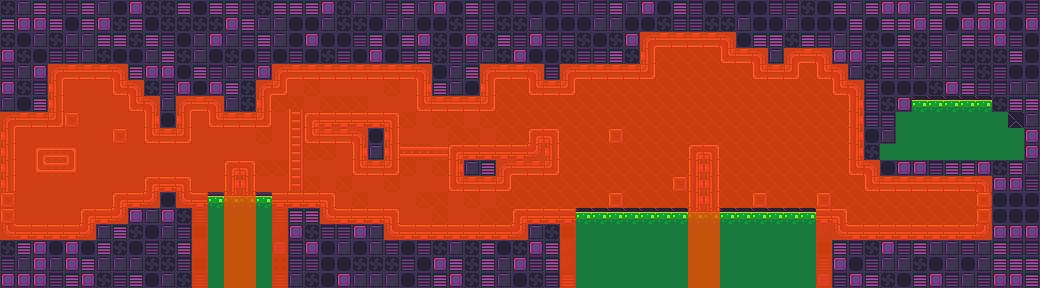

Below is a game level as drawn by its tile map, then a one-line description and the .tmx that defines it (tile-layer data replaced by summaries):
An orthogonal 65x18 tile map with 16x16 px tiles, 5 tile layers (background, platforms, Liquid, Navigation, ...).

<map version="1.2" tiledversion="1.3.1" orientation="orthogonal" renderorder="right-down" compressionlevel="0" width="65" height="18" tilewidth="16" tileheight="16" infinite="0" nextlayerid="11" nextobjectid="1">
 <tileset firstgid="1" name="scif_tileset" tilewidth="16" tileheight="16" tilecount="64" columns="8">
  <image source="scifi_tileset.png" width="128" height="128" />
  <terraintypes>
   <terrain name="Platform" tile="1" />
   <terrain name="Background" tile="40" />
   <terrain name="Bricks" tile="24" />
  </terraintypes>
  <tile id="0" terrain="0,0,0,0" />
  <tile id="1" terrain="0,0,0,0" />
  <tile id="2" terrain="0,0,0,0" />
  <tile id="8" terrain="0,0,0,0" />
  <tile id="9" terrain="0,0,0,0" />
  <tile id="10" terrain="0,0,0,0" />
  <tile id="16" terrain="0,0,0,0" />
  <tile id="17" terrain="0,0,0,0" />
  <tile id="18" terrain="0,0,0,0" />
  <tile id="24" terrain="2,2,2,2" />
  <tile id="25" terrain="2,2,2,2" />
  <tile id="26" terrain="2,2,2,2" />
  <tile id="32" terrain="2,2,2,2" />
  <tile id="33" terrain="2,2,2,2" />
  <tile id="34" terrain="2,2,2,2" />
  <tile id="40" terrain="1,1,1,1" />
  <tile id="41" terrain="1,1,1,1" />
 </tileset>
 <layer id="4" name="background" width="65" height="18">
  <data>[1170 cells, 427 non-empty, 2 distinct tile ids]</data>
 </layer>
 <layer id="3" name="platforms" width="65" height="18">
  <data>[1170 cells, 733 non-empty, 31 distinct tile ids]</data>
 </layer>
 <layer id="8" name="Liquid" width="65" height="18">
  <data>[1170 cells, 128 non-empty, 2 distinct tile ids]</data>
 </layer>
 <layer id="10" name="Navigation" width="65" height="18">
  <properties>
   <property name="Draw" type="int" value="0" />
   <property name="Navigation" type="int" value="1" />
  </properties>
  <data>[1170 cells, 319 non-empty, 1 distinct tile ids]</data>
 </layer>
 <layer id="8" name="collision" width="65" height="18">
  <properties>
   <property name="Draw" type="int" value="0" />
  </properties>
  <data>[1170 cells, 255 non-empty, 1 distinct tile ids]</data>
 </layer>
</map>